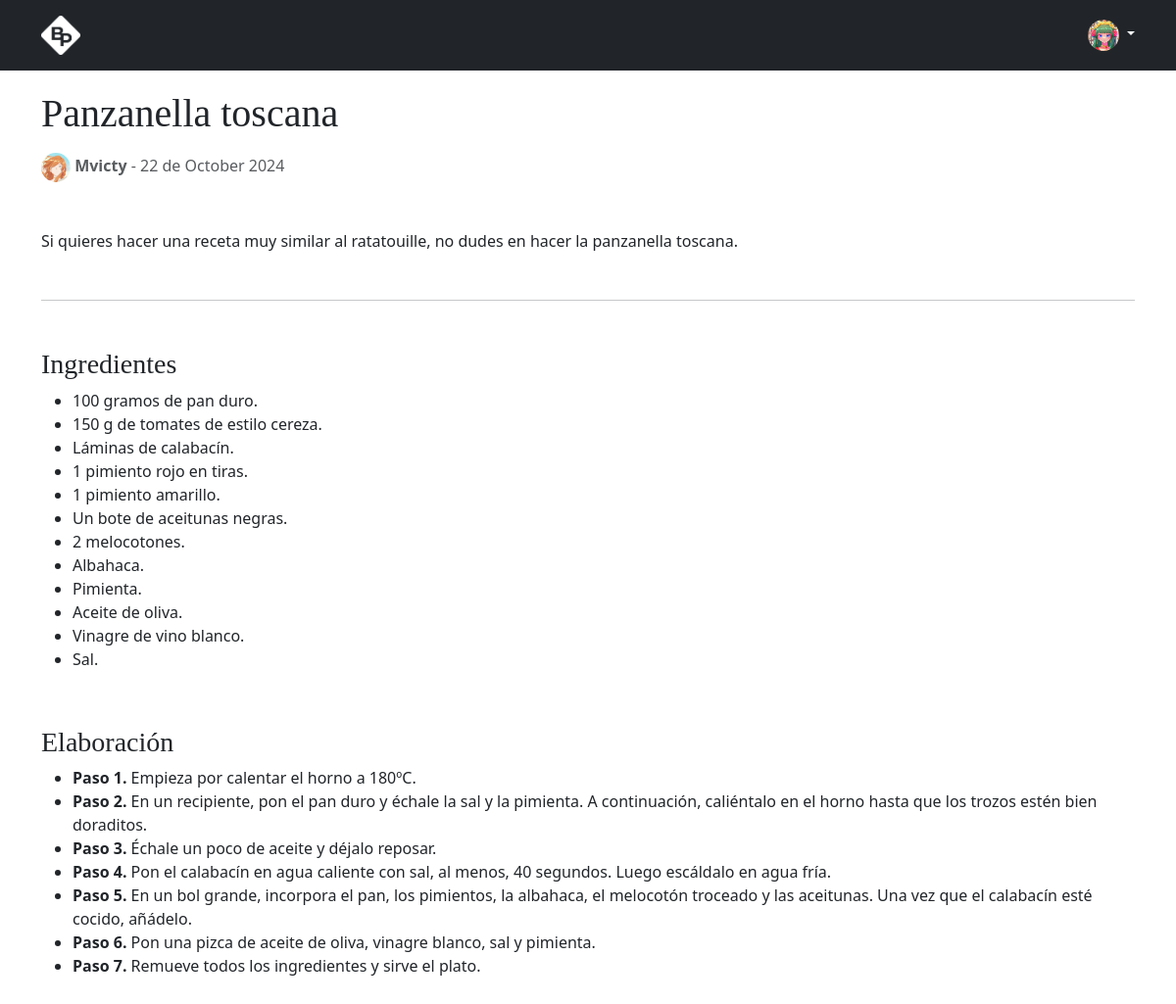
Screenshot of /blog/Panzanella-toscana (signed in) with the database file from the repository.
### blogr/models.py (models this page shows, shortened)
class User(db.Model):
    __tablename__ = 'users'
    id = db.Column(db.Integer, primary_key=True)
    username = db.Column(db.String(50), nullable=False)
    email = db.Column(db.String(120), unique=True, nullable=False)
    password = db.Column(db.Text, nullable=False)
    photo = db.Column(db.String(200))

class Post(db.Model):
    __tablename__ = 'posts'
    id = db.Column(db.Integer, primary_key=True)
    author = db.Column(db.Integer, db.ForeignKey('users.id'), nullable=False)
    url = db.Column(db.String(100), unique = True, nullable=False)
    title = db.Column(db.String(100), nullable=False)
    info = db.Column(db.Text)
    content = db.Column(db.Text)
    created = db.Column(db.DateTime, nullable=False, default=datetime.utcnow)

### blogr/home.py (the view)
@bp.route('/blog/<url>')
def blog(url):
    post = Post.query.filter_by(url = url).first()
    return render_template('blog.html', post=post, get_user = get_user )

### blogr/auth.py (called while the page is built)
@bp.before_app_request
def load_logged_in_user():
    user_id = session.get('user_id')
    if user_id is None:
        g.user = None
    else:
        g.user = User.query.get_or_404(user_id)

### blogr/home.py (called while the page is built)
def get_user(id):
    user = User.query.get_or_404(id)
    return user

### blogr/templates/blog.html
{% extends 'base.html' %}
{% block content %}
    <article class="container blog-post">
        <h1 class="blog-post-title mb-1">{% block title %} {{ post.title }} {%endblock%}</h1>
        <p class="card-text mt-3">
            {% if get_user(post.author).photo is none %}
            <img src="{{ url_for('static', filename = 'img/user-dark.png') }}" alt="mdo" width="30" class="rounded-circle">
            {% else %}
            <img src="{{ url_for('static', filename = get_user(post.author).photo ) }}" alt="mdo" width="30"
                class="rounded-circle">
            {% endif %}
            <span class="mb-1 text-muted"> <b>{{ get_user(post.author).username}}</b> - {{
                post.created.strftime('%d de %B %Y') }}</span>
        </p>
        <p class="mb-5 mt-5"> {{ post.info }} </p>
        <hr>
        <div class="mb-5 mt-5">
            {{ post['content'] | safe }}
        </div>
    </article>
{% endblock %}

### blogr/templates/base.html (shortened to what this page needs)
<!DOCTYPE html>
<html lang="es">
<head>
    <link rel="stylesheet" href="{{ url_for('static', filename = 'css/bootstrap.min.css') }}">
    <link rel="stylesheet" href="{{ url_for('static', filename = 'css/style.css') }}">
</head>
<body>
    {% block header %}
    <header class="p-3 text-bg-dark">
        <div class="container">
            <div class="d-flex align-items-center justify-content-between">
                <a href="{{ url_for('home.index') }}" class="d-flex align-items-center mb-2 mb-lg-0 text-white text-decoration-none">
                    <img src="{{ url_for('static', filename = 'img/bp-light.png') }}" alt="blog posts" width="40">
                </a>
                <div class="text-end">
                    {% if not g.user %}
                    <a href="{{ url_for('auth.login') }}" class="btn btn-outline-light me-2">Iniciar sesión</a>
                    <a href="{{ url_for('auth.register') }}" class="btn btn-warning">Registrate</a>
                    {% else %}
                    <a href="#" class="link-light text-decoration-none dropdown-toggle" data-bs-toggle="dropdown">
                        {% if g.user.photo is none %}
                        <img src="{{ url_for('static', filename = 'img/user-light.png') }}" alt="mdo" width="32" height="32" class="rounded-circle">
                        {% else %}
                        <img src="{{ url_for('static', filename = g.user.photo) }}" alt="mdo" width="32" height="32" class="rounded-circle">
                        {% endif %}
                    </a>
                    {% endif %}
                </div>
            </div>
        </div>
    </header>
    {% endblock %}
    {% block content %}
    {% endblock %}
</body>
</html>

### blogr/static/css/style.css (style rules this page uses)
h1, h2, h3, h4, h5, h6 { font-family: Amiri, Georgia, "Times New Roman", serif; }
.blog-post { margin-top: 20px; margin-bottom: 20px; }
.blog-post-title { font-size: 2.5rem; }

### rows the page displays
User: photo (picture)
Post: title "Panzanella toscana", author.photo (picture), author.username "Mvicty", created "22 de October 2024", info "Si quieres hacer una receta muy similar al ratatouille, no dudes en hacer la panzanella toscana.", content "Ingredientes 100 gramos de pan duro. 150 g de tomates de estilo cereza. Láminas de calabacín. 1 pimiento rojo en tiras. 1 pimiento amarillo. Un bote de aceitunas negras. 2 melocotones. Albahaca. Pimienta. Aceite de oliva. Vinagre de vino blanco. Sal. Elaboración Paso 1. Empieza por calentar el horno a 180ºC. Paso 2. En un recipiente, pon el pan duro y échale la sal y la pimienta. A continuación, caliéntalo en el horno hasta que los trozos estén bien doraditos. Paso 3. Échale un poco de aceite y déjalo reposar. Paso 4. Pon el calabacín en agua caliente con sal, al menos, 40 segundos. Luego escáldalo en agua fría. Paso 5. En un bol grande, incorpora el pan, los pimientos, la albahaca, el…"
